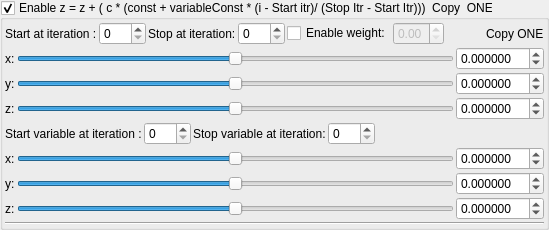
    <widget class="MyGroupBox" name="groupCheck_transform_variableConstantMultiplier1_enabled">
     <property name="title">
      <string>Enable z = z + ( c * (const + variableConst * (i - Start itr)/ (Stop Itr - Start Itr)))  Copy  ONE</string>
     </property>
     <property name="checkable">
      <bool>true</bool>
     </property>
     <layout class="QVBoxLayout" name="verticalLayout_25" stretch="0,0,0">
      <property name="spacing">
       <number>2</number>
      </property>
      <property name="leftMargin">
       <number>2</number>
      </property>
      <property name="topMargin">
       <number>2</number>
      </property>
      <property name="rightMargin">
       <number>2</number>
      </property>
      <property name="bottomMargin">
       <number>2</number>
      </property>
      <item>
       <layout class="QGridLayout" name="gridLayout_43">
        <item row="0" column="0">
         <widget class="QLabel" name="label_153">
          <property name="text">
           <string>Start at iteration :</string>
          </property>
         </widget>
        </item>
        <item row="0" column="6">
         <widget class="QCheckBox" name="checkBox_transform_variableConstantMultiplier1_weight_enabled">
          <property name="layoutDirection">
           <enum>Qt::LeftToRight</enum>
          </property>
          <property name="text">
           <string>Enable weight:</string>
          </property>
         </widget>
        </item>
        <item row="0" column="1">
         <widget class="MySpinBox" name="spinboxInt_transform_variableConstantMultiplier1_start_iterations">
          <property name="sizePolicy">
           <sizepolicy hsizetype="Minimum" vsizetype="Maximum">
            <horstretch>0</horstretch>
            <verstretch>0</verstretch>
           </sizepolicy>
          </property>
          <property name="minimum">
           <number>0</number>
          </property>
          <property name="maximum">
           <number>250</number>
          </property>
          <property name="value">
           <number>0</number>
          </property>
         </widget>
        </item>
        <item row="0" column="3">
         <widget class="MySpinBox" name="spinboxInt_transform_variableConstantMultiplier1_stop_iterations">
          <property name="sizePolicy">
           <sizepolicy hsizetype="Minimum" vsizetype="Maximum">
            <horstretch>0</horstretch>
            <verstretch>0</verstretch>
           </sizepolicy>
          </property>
          <property name="maximum">
           <number>250</number>
          </property>
         </widget>
        </item>
        <item row="0" column="2">
         <widget class="QLabel" name="label_158">
          <property name="text">
           <string>Stop at iteration:</string>
          </property>
         </widget>
        </item>
        <item row="0" column="7">
         <widget class="MyDoubleSpinBox" name="spinbox_transform_variableConstantMultiplier1_weight">
          <property name="enabled">
           <bool>false</bool>
          </property>
          <property name="sizePolicy">
           <sizepolicy hsizetype="Minimum" vsizetype="Maximum">
            <horstretch>0</horstretch>
            <verstretch>0</verstretch>
           </sizepolicy>
          </property>
          <property name="decimals">
           <number>2</number>
          </property>
          <property name="minimum">
           <double>0.000000000000000</double>
          </property>
          <property name="maximum">
           <double>1.000000000000000</double>
          </property>
          <property name="singleStep">
           <double>0.100000000000000</double>
          </property>
         </widget>
        </item>
        <item row="0" column="9">
         <widget class="QLabel" name="label_159">
          <property name="text">
           <string>Copy ONE</string>
          </property>
         </widget>
        </item>
        <item row="0" column="8">
         <spacer name="horizontalSpacer_23">
          <property name="orientation">
           <enum>Qt::Horizontal</enum>
          </property>
          <property name="sizeHint" stdset="0">
           <size>
            <width>40</width>
            <height>20</height>
           </size>
          </property>
         </spacer>
        </item>
       </layout>
      </item>
      <item>
       <layout class="QGridLayout" name="gridLayout_44">
        <property name="spacing">
         <number>2</number>
        </property>
        <item row="4" column="1">
         <widget class="QLabel" name="label_167">
          <property name="text">
           <string>x:</string>
          </property>
         </widget>
        </item>
        <item row="4" column="2">
         <widget class="QSlider" name="slider3_transform_variableConstantMultiplier1_variableConstantMultiplier_x">
          <property name="sizePolicy">
           <sizepolicy hsizetype="Expanding" vsizetype="Maximum">
            <horstretch>0</horstretch>
            <verstretch>0</verstretch>
           </sizepolicy>
          </property>
          <property name="minimum">
           <number>-5000000</number>
          </property>
          <property name="maximum">
           <number>5000000</number>
          </property>
          <property name="singleStep">
           <number>1</number>
          </property>
          <property name="orientation">
           <enum>Qt::Horizontal</enum>
          </property>
         </widget>
        </item>
        <item row="6" column="1">
         <widget class="QLabel" name="label_161">
          <property name="text">
           <string>z:</string>
          </property>
         </widget>
        </item>
        <item row="5" column="2">
         <widget class="QSlider" name="slider3_transform_variableConstantMultiplier1_variableConstantMultiplier_y">
          <property name="sizePolicy">
           <sizepolicy hsizetype="Expanding" vsizetype="Maximum">
            <horstretch>0</horstretch>
            <verstretch>0</verstretch>
           </sizepolicy>
          </property>
          <property name="minimum">
           <number>-5000000</number>
          </property>
          <property name="maximum">
           <number>5000000</number>
          </property>
          <property name="singleStep">
           <number>1</number>
          </property>
          <property name="orientation">
           <enum>Qt::Horizontal</enum>
          </property>
         </widget>
        </item>
        <item row="2" column="3">
         <widget class="MyDoubleSpinBox" name="spinbox3_transform_variableConstantMultiplier1_constantMultiplier_z">
          <property name="sizePolicy">
           <sizepolicy hsizetype="Minimum" vsizetype="Maximum">
            <horstretch>0</horstretch>
            <verstretch>0</verstretch>
           </sizepolicy>
          </property>
          <property name="prefix">
           <string/>
          </property>
          <property name="suffix">
           <string/>
          </property>
          <property name="decimals">
           <number>6</number>
          </property>
          <property name="minimum">
           <double>-99.989999999999995</double>
          </property>
          <property name="maximum">
           <double>99.989999999999995</double>
          </property>
          <property name="singleStep">
           <double>0.100000000000000</double>
          </property>
         </widget>
        </item>
        <item row="5" column="1">
         <widget class="QLabel" name="label_164">
          <property name="text">
           <string>y:</string>
          </property>
         </widget>
        </item>
        <item row="5" column="3">
         <widget class="MyDoubleSpinBox" name="spinbox3_transform_variableConstantMultiplier1_variableConstantMultiplier_y">
          <property name="sizePolicy">
           <sizepolicy hsizetype="Minimum" vsizetype="Maximum">
            <horstretch>0</horstretch>
            <verstretch>0</verstretch>
           </sizepolicy>
          </property>
          <property name="prefix">
           <string/>
          </property>
          <property name="suffix">
           <string/>
          </property>
          <property name="decimals">
           <number>6</number>
          </property>
          <property name="minimum">
           <double>-99.989999999999995</double>
          </property>
          <property name="maximum">
           <double>99.989999999999995</double>
          </property>
          <property name="singleStep">
           <double>0.100000000000000</double>
          </property>
         </widget>
        </item>
        <item row="1" column="1">
         <widget class="QLabel" name="label_162">
          <property name="text">
           <string>y:</string>
          </property>
         </widget>
        </item>
        <item row="6" column="2">
         <widget class="QSlider" name="slider3_transform_variableConstantMultiplier1_variableConstantMultiplier_z">
          <property name="sizePolicy">
           <sizepolicy hsizetype="Expanding" vsizetype="Maximum">
            <horstretch>0</horstretch>
            <verstretch>0</verstretch>
           </sizepolicy>
          </property>
          <property name="minimum">
           <number>-5000000</number>
          </property>
          <property name="maximum">
           <number>5000000</number>
          </property>
          <property name="singleStep">
           <number>1</number>
          </property>
          <property name="orientation">
           <enum>Qt::Horizontal</enum>
          </property>
         </widget>
        </item>
        <item row="0" column="1">
         <widget class="QLabel" name="label_160">
          <property name="text">
           <string>x:</string>
          </property>
         </widget>
        </item>
        <item row="1" column="2">
         <widget class="QSlider" name="slider3_transform_variableConstantMultiplier1_constantMultiplier_y">
          <property name="sizePolicy">
           <sizepolicy hsizetype="Expanding" vsizetype="Maximum">
            <horstretch>0</horstretch>
            <verstretch>0</verstretch>
           </sizepolicy>
          </property>
          <property name="minimum">
           <number>-5000000</number>
          </property>
          <property name="maximum">
           <number>5000000</number>
          </property>
          <property name="singleStep">
           <number>1</number>
          </property>
          <property name="orientation">
           <enum>Qt::Horizontal</enum>
          </property>
         </widget>
        </item>
        <item row="0" column="3">
         <widget class="MyDoubleSpinBox" name="spinbox3_transform_variableConstantMultiplier1_constantMultiplier_x">
          <property name="sizePolicy">
           <sizepolicy hsizetype="Minimum" vsizetype="Maximum">
            <horstretch>0</horstretch>
            <verstretch>0</verstretch>
           </sizepolicy>
          </property>
          <property name="prefix">
           <string/>
          </property>
          <property name="suffix">
           <string/>
          </property>
          <property name="decimals">
           <number>6</number>
          </property>
          <property name="minimum">
           <double>-99.989999999999995</double>
          </property>
          <property name="maximum">
           <double>99.989999999999995</double>
          </property>
          <property name="singleStep">
           <double>0.100000000000000</double>
          </property>
         </widget>
        </item>
        <item row="2" column="2">
         <widget class="QSlider" name="slider3_transform_variableConstantMultiplier1_constantMultiplier_z">
          <property name="sizePolicy">
           <sizepolicy hsizetype="Expanding" vsizetype="Maximum">
            <horstretch>0</horstretch>
            <verstretch>0</verstretch>
           </sizepolicy>
          </property>
          <property name="minimum">
           <number>-5000000</number>
          </property>
          <property name="maximum">
           <number>5000000</number>
          </property>
          <property name="singleStep">
           <number>1</number>
          </property>
          <property name="orientation">
           <enum>Qt::Horizontal</enum>
          </property>
         </widget>
        </item>
        <item row="2" column="1">
         <widget class="QLabel" name="label_163">
          <property name="text">
           <string>z:</string>
          </property>
         </widget>
        </item>
        <item row="0" column="2">
         <widget class="QSlider" name="slider3_transform_variableConstantMultiplier1_constantMultiplier_x">
          <property name="sizePolicy">
           <sizepolicy hsizetype="Preferred" vsizetype="Preferred">
            <horstretch>0</horstretch>
            <verstretch>0</verstretch>
           </sizepolicy>
          </property>
          <property name="minimum">
           <number>-5000000</number>
          </property>
          <property name="maximum">
           <number>5000000</number>
          </property>
          <property name="singleStep">
           <number>1</number>
          </property>
          <property name="orientation">
           <enum>Qt::Horizontal</enum>
          </property>
         </widget>
        </item>
        <item row="3" column="1" colspan="3">
         <layout class="QGridLayout" name="gridLayout_45">
          <item row="0" column="1">
           <widget class="MySpinBox" name="spinboxInt_transform_variableConstantMultiplier1_variable_start_iterations">
            <property name="sizePolicy">
             <sizepolicy hsizetype="Minimum" vsizetype="Maximum">
              <horstretch>0</horstretch>
              <verstretch>0</verstretch>
             </sizepolicy>
            </property>
            <property name="maximum">
             <number>250</number>
            </property>
           </widget>
          </item>
          <item row="0" column="4">
           <spacer name="horizontalSpacer_24">
            <property name="orientation">
             <enum>Qt::Horizontal</enum>
            </property>
            <property name="sizeHint" stdset="0">
             <size>
              <width>40</width>
              <height>20</height>
             </size>
            </property>
           </spacer>
          </item>
          <item row="0" column="3">
           <widget class="MySpinBox" name="spinboxInt_transform_variableConstantMultiplier1_variable_stop_iterations">
            <property name="sizePolicy">
             <sizepolicy hsizetype="Minimum" vsizetype="Maximum">
              <horstretch>0</horstretch>
              <verstretch>0</verstretch>
             </sizepolicy>
            </property>
            <property name="maximum">
             <number>250</number>
            </property>
           </widget>
          </item>
          <item row="0" column="2">
           <widget class="QLabel" name="label_168">
            <property name="text">
             <string>Stop variable at iteration:</string>
            </property>
           </widget>
          </item>
          <item row="0" column="0">
           <widget class="QLabel" name="label_170">
            <property name="text">
             <string>Start variable at iteration :</string>
            </property>
           </widget>
          </item>
         </layout>
        </item>
        <item row="6" column="3">
         <widget class="MyDoubleSpinBox" name="spinbox3_transform_variableConstantMultiplier1_variableConstantMultiplier_z">
          <property name="sizePolicy">
           <sizepolicy hsizetype="Minimum" vsizetype="Maximum">
            <horstretch>0</horstretch>
            <verstretch>0</verstretch>
           </sizepolicy>
          </property>
          <property name="prefix">
           <string/>
          </property>
          <property name="suffix">
           <string/>
          </property>
          <property name="decimals">
           <number>6</number>
          </property>
          <property name="minimum">
           <double>-99.989999999999995</double>
          </property>
          <property name="maximum">
           <double>99.989999999999995</double>
          </property>
          <property name="singleStep">
           <double>0.100000000000000</double>
          </property>
         </widget>
        </item>
        <item row="1" column="3">
         <widget class="MyDoubleSpinBox" name="spinbox3_transform_variableConstantMultiplier1_constantMultiplier_y">
          <property name="sizePolicy">
           <sizepolicy hsizetype="Minimum" vsizetype="Maximum">
            <horstretch>0</horstretch>
            <verstretch>0</verstretch>
           </sizepolicy>
          </property>
          <property name="prefix">
           <string/>
          </property>
          <property name="suffix">
           <string/>
          </property>
          <property name="decimals">
           <number>6</number>
          </property>
          <property name="minimum">
           <double>-99.989999999999995</double>
          </property>
          <property name="maximum">
           <double>99.989999999999995</double>
          </property>
          <property name="singleStep">
           <double>0.100000000000000</double>
          </property>
         </widget>
        </item>
        <item row="4" column="3">
         <widget class="MyDoubleSpinBox" name="spinbox3_transform_variableConstantMultiplier1_variableConstantMultiplier_x">
          <property name="sizePolicy">
           <sizepolicy hsizetype="Minimum" vsizetype="Maximum">
            <horstretch>0</horstretch>
            <verstretch>0</verstretch>
           </sizepolicy>
          </property>
          <property name="prefix">
           <string/>
          </property>
          <property name="suffix">
           <string/>
          </property>
          <property name="decimals">
           <number>6</number>
          </property>
          <property name="minimum">
           <double>-99.989999999999995</double>
          </property>
          <property name="maximum">
           <double>99.989999999999995</double>
          </property>
          <property name="singleStep">
           <double>0.100000000000000</double>
          </property>
         </widget>
        </item>
       </layout>
      </item>
      <item>
       <widget class="Line" name="line_31">
        <property name="orientation">
         <enum>Qt::Horizontal</enum>
        </property>
       </widget>
      </item>
     </layout>
    </widget>
